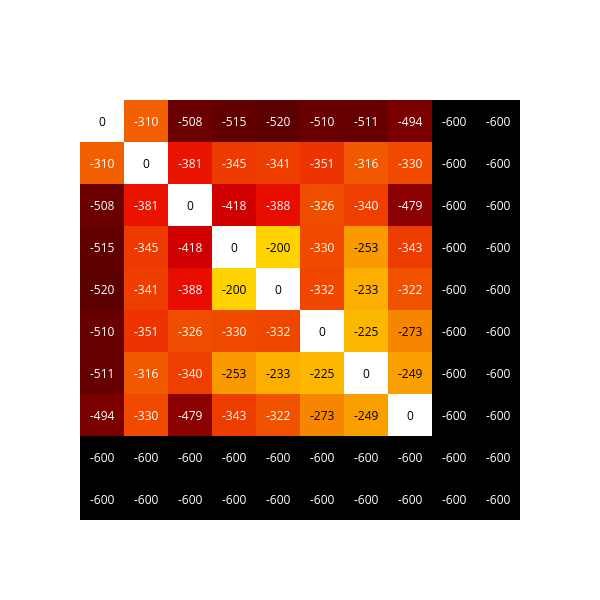

Notebook source saved alongside this figure:
### Code cell
print('Number of traces in analysis: ', pwds_long.shape[0])
pwds_mean=np.clip(np.round(-np.nanmean(pwds_long, axis=0),0).astype(int),-600,0)

import plotly.figure_factory as ff
fig = ff.create_annotated_heatmap(pwds_mean,colorscale='hot')
fig.update_layout(
    width = 600,
    height = 600,
    yaxis_autorange="reversed"
)
fig.show()

### Figure 1 — Plotly figure (JSON) as saved in the notebook; plotly's stock layout.template omitted (floating-point values rounded to 4 significant figures)
{"data": [{"colorscale": [[0, "rgb(0,0,0)"], [0.3333, "rgb(230,0,0)"], [0.6667, "rgb(255,210,0)"], [1, "rgb(255,255,255)"]], "reversescale": false, "showscale": false, "type": "heatmap", "z": [[0, -310, -508, -515, -520, -510, -511, -494, -600, -600], [-310, 0, -381, -345, -341, -351, -316, -330, -600, -600], [-508, -381, 0, -418, -388, -326, -340, -479, -600, -600], [-515, -345, -418, 0, -200, -330, -253, -343, -600, -600], [-520, -341, -388, -200, 0, -332, -233, -322, -600, -600], [-510, -351, -326, -330, -332, 0, -225, -273, -600, -600], [-511, -316, -340, -253, -233, -225, 0, -249, -600, -600], [-494, -330, -479, -343, -322, -273, -249, 0, -600, -600], [-600, -600, -600, -600, -600, -600, -600, -600, -600, -600], [-600, -600, -600, -600, -600, -600, -600, -600, -600, -600]]}], "layout": {"annotations": [{"font": {"color": "#000000"}, "showarrow": false, "text": "0", "x": 0, "xref": "x", "y": 0, "yref": "y"}, {"font": {"color": "#FFFFFF"}, "showarrow": false, "text": "-310", "x": 1, "xref": "x", "y": 0, "yref": "y"}, {"font": {"color": "#FFFFFF"}, "showarrow": false, "text": "-508", "x": 2, "xref": "x", "y": 0, "yref": "y"}, {"font": {"color": "#FFFFFF"}, "showarrow": false, "text": "-515", "x": 3, "xref": "x", "y": 0, "yref": "y"}, {"font": {"color": "#FFFFFF"}, "showarrow": false, "text": "-520", "x": 4, "xref": "x", "y": 0, "yref": "y"}, {"font": {"color": "#FFFFFF"}, "showarrow": false, "text": "-510", "x": 5, "xref": "x", "y": 0, "yref": "y"}, {"font": {"color": "#FFFFFF"}, "showarrow": false, "text": "-511", "x": 6, "xref": "x", "y": 0, "yref": "y"}, {"font": {"color": "#FFFFFF"}, "showarrow": false, "text": "-494", "x": 7, "xref": "x", "y": 0, "yref": "y"}, {"font": {"color": "#FFFFFF"}, "showarrow": false, "text": "-600", "x": 8, "xref": "x", "y": 0, "yref": "y"}, {"font": {"color": "#FFFFFF"}, "showarrow": false, "text": "-600", "x": 9, "xref": "x", "y": 0, "yref": "y"}, {"font": {"color": "#FFFFFF"}, "showarrow": false, "text": "-310", "x": 0, "xref": "x", "y": 1, "yref": "y"}, {"font": {"color": "#000000"}, "showarrow": false, "text": "0", "x": 1, "xref": "x", "y": 1, "yref": "y"}, {"font": {"color": "#FFFFFF"}, "showarrow": false, "text": "-381", "x": 2, "xref": "x", "y": 1, "yref": "y"}, {"font": {"color": "#FFFFFF"}, "showarrow": false, "text": "-345", "x": 3, "xref": "x", "y": 1, "yref": "y"}, {"font": {"color": "#FFFFFF"}, "showarrow": false, "text": "-341", "x": 4, "xref": "x", "y": 1, "yref": "y"}, {"font": {"color": "#FFFFFF"}, "showarrow": false, "text": "-351", "x": 5, "xref": "x", "y": 1, "yref": "y"}, {"font": {"color": "#FFFFFF"}, "showarrow": false, "text": "-316", "x": 6, "xref": "x", "y": 1, "yref": "y"}, {"font": {"color": "#FFFFFF"}, "showarrow": false, "text": "-330", "x": 7, "xref": "x", "y": 1, "yref": "y"}, {"font": {"color": "#FFFFFF"}, "showarrow": false, "text": "-600", "x": 8, "xref": "x", "y": 1, "yref": "y"}, {"font": {"color": "#FFFFFF"}, "showarrow": false, "text": "-600", "x": 9, "xref": "x", "y": 1, "yref": "y"}, {"font": {"color": "#FFFFFF"}, "showarrow": false, "text": "-508", "x": 0, "xref": "x", "y": 2, "yref": "y"}, {"font": {"color": "#FFFFFF"}, "showarrow": false, "text": "-381", "x": 1, "xref": "x", "y": 2, "yref": "y"}, {"font": {"color": "#000000"}, "showarrow": false, "text": "0", "x": 2, "xref": "x", "y": 2, "yref": "y"}, {"font": {"color": "#FFFFFF"}, "showarrow": false, "text": "-418", "x": 3, "xref": "x", "y": 2, "yref": "y"}, {"font": {"color": "#FFFFFF"}, "showarrow": false, "text": "-388", "x": 4, "xref": "x", "y": 2, "yref": "y"}, {"font": {"color": "#FFFFFF"}, "showarrow": false, "text": "-326", "x": 5, "xref": "x", "y": 2, "yref": "y"}, {"font": {"color": "#FFFFFF"}, "showarrow": false, "text": "-340", "x": 6, "xref": "x", "y": 2, "yref": "y"}, {"font": {"color": "#FFFFFF"}, "showarrow": false, "text": "-479", "x": 7, "xref": "x", "y": 2, "yref": "y"}, {"font": {"color": "#FFFFFF"}, "showarrow": false, "text": "-600", "x": 8, "xref": "x", "y": 2, "yref": "y"}, {"font": {"color": "#FFFFFF"}, "showarrow": false, "text": "-600", "x": 9, "xref": "x", "y": 2, "yref": "y"}, {"font": {"color": "#FFFFFF"}, "showarrow": false, "text": "-515", "x": 0, "xref": "x", "y": 3, "yref": "y"}, {"font": {"color": "#FFFFFF"}, "showarrow": false, "text": "-345", "x": 1, "xref": "x", "y": 3, "yref": "y"}, {"font": {"color": "#FFFFFF"}, "showarrow": false, "text": "-418", "x": 2, "xref": "x", "y": 3, "yref": "y"}, {"font": {"color": "#000000"}, "showarrow": false, "text": "0", "x": 3, "xref": "x", "y": 3, "yref": "y"}, {"font": {"color": "#000000"}, "showarrow": false, "text": "-200", "x": 4, "xref": "x", "y": 3, "yref": "y"}, {"font": {"color": "#FFFFFF"}, "showarrow": false, "text": "-330", "x": 5, "xref": "x", "y": 3, "yref": "y"}, {"font": {"color": "#000000"}, "showarrow": false, "text": "-253", "x": 6, "xref": "x", "y": 3, "yref": "y"}, {"font": {"color": "#FFFFFF"}, "showarrow": false, "text": "-343", "x": 7, "xref": "x", "y": 3, "yref": "y"}, {"font": {"color": "#FFFFFF"}, "showarrow": false, "text": "-600", "x": 8, "xref": "x", "y": 3, "yref": "y"}, {"font": {"color": "#FFFFFF"}, "showarrow": false, "text": "-600", "x": 9, "xref": "x", "y": 3, "yref": "y"}, {"font": {"color": "#FFFFFF"}, "showarrow": false, "text": "-520", "x": 0, "xref": "x", "y": 4, "yref": "y"}, {"font": {"color": "#FFFFFF"}, "showarrow": false, "text": "-341", "x": 1, "xref": "x", "y": 4, "yref": "y"}, {"font": {"color": "#FFFFFF"}, "showarrow": false, "text": "-388", "x": 2, "xref": "x", "y": 4, "yref": "y"}, {"font": {"color": "#000000"}, "showarrow": false, "text": "-200", "x": 3, "xref": "x", "y": 4, "yref": "y"}, {"font": {"color": "#000000"}, "showarrow": false, "text": "0", "x": 4, "xref": "x", "y": 4, "yref": "y"}, {"font": {"color": "#FFFFFF"}, "showarrow": false, "text": "-332", "x": 5, "xref": "x", "y": 4, "yref": "y"}, {"font": {"color": "#000000"}, "showarrow": false, "text": "-233", "x": 6, "xref": "x", "y": 4, "yref": "y"}, {"font": {"color": "#FFFFFF"}, "showarrow": false, "text": "-322", "x": 7, "xref": "x", "y": 4, "yref": "y"}, {"font": {"color": "#FFFFFF"}, "showarrow": false, "text": "-600", "x": 8, "xref": "x", "y": 4, "yref": "y"}, {"font": {"color": "#FFFFFF"}, "showarrow": false, "text": "-600", "x": 9, "xref": "x", "y": 4, "yref": "y"}, {"font": {"color": "#FFFFFF"}, "showarrow": false, "text": "-510", "x": 0, "xref": "x", "y": 5, "yref": "y"}, {"font": {"color": "#FFFFFF"}, "showarrow": false, "text": "-351", "x": 1, "xref": "x", "y": 5, "yref": "y"}, {"font": {"color": "#FFFFFF"}, "showarrow": false, "text": "-326", "x": 2, "xref": "x", "y": 5, "yref": "y"}, {"font": {"color": "#FFFFFF"}, "showarrow": false, "text": "-330", "x": 3, "xref": "x", "y": 5, "yref": "y"}, {"font": {"color": "#FFFFFF"}, "showarrow": false, "text": "-332", "x": 4, "xref": "x", "y": 5, "yref": "y"}, {"font": {"color": "#000000"}, "showarrow": false, "text": "0", "x": 5, "xref": "x", "y": 5, "yref": "y"}, {"font": {"color": "#000000"}, "showarrow": false, "text": "-225", "x": 6, "xref": "x", "y": 5, "yref": "y"}, {"font": {"color": "#000000"}, "showarrow": false, "text": "-273", "x": 7, "xref": "x", "y": 5, "yref": "y"}, {"font": {"color": "#FFFFFF"}, "showarrow": false, "text": "-600", "x": 8, "xref": "x", "y": 5, "yref": "y"}, {"font": {"color": "#FFFFFF"}, "showarrow": false, "text": "-600", "x": 9, "xref": "x", "y": 5, "yref": "y"}, {"font": {"color": "#FFFFFF"}, "showarrow": false, "text": "-511", "x": 0, "xref": "x", "y": 6, "yref": "y"}, {"font": {"color": "#FFFFFF"}, "showarrow": false, "text": "-316", "x": 1, "xref": "x", "y": 6, "yref": "y"}, {"font": {"color": "#FFFFFF"}, "showarrow": false, "text": "-340", "x": 2, "xref": "x", "y": 6, "yref": "y"}, {"font": {"color": "#000000"}, "showarrow": false, "text": "-253", "x": 3, "xref": "x", "y": 6, "yref": "y"}, {"font": {"color": "#000000"}, "showarrow": false, "text": "-233", "x": 4, "xref": "x", "y": 6, "yref": "y"}, {"font": {"color": "#000000"}, "showarrow": false, "text": "-225", "x": 5, "xref": "x", "y": 6, "yref": "y"}, {"font": {"color": "#000000"}, "showarrow": false, "text": "0", "x": 6, "xref": "x", "y": 6, "yref": "y"}, {"font": {"color": "#000000"}, "showarrow": false, "text": "-249", "x": 7, "xref": "x", "y": 6, "yref": "y"}, {"font": {"color": "#FFFFFF"}, "showarrow": false, "text": "-600", "x": 8, "xref": "x", "y": 6, "yref": "y"}, {"font": {"color": "#FFFFFF"}, "showarrow": false, "text": "-600", "x": 9, "xref": "x", "y": 6, "yref": "y"}, {"font": {"color": "#FFFFFF"}, "showarrow": false, "text": "-494", "x": 0, "xref": "x", "y": 7, "yref": "y"}, {"font": {"color": "#FFFFFF"}, "showarrow": false, "text": "-330", "x": 1, "xref": "x", "y": 7, "yref": "y"}, {"font": {"color": "#FFFFFF"}, "showarrow": false, "text": "-479", "x": 2, "xref": "x", "y": 7, "yref": "y"}, {"font": {"color": "#FFFFFF"}, "showarrow": false, "text": "-343", "x": 3, "xref": "x", "y": 7, "yref": "y"}, {"font": {"color": "#FFFFFF"}, "showarrow": false, "text": "-322", "x": 4, "xref": "x", "y": 7, "yref": "y"}, {"font": {"color": "#000000"}, "showarrow": false, "text": "-273", "x": 5, "xref": "x", "y": 7, "yref": "y"}, {"font": {"color": "#000000"}, "showarrow": false, "text": "-249", "x": 6, "xref": "x", "y": 7, "yref": "y"}, {"font": {"color": "#000000"}, "showarrow": false, "text": "0", "x": 7, "xref": "x", "y": 7, "yref": "y"}, {"font": {"color": "#FFFFFF"}, "showarrow": false, "text": "-600", "x": 8, "xref": "x", "y": 7, "yref": "y"}, {"font": {"color": "#FFFFFF"}, "showarrow": false, "text": "-600", "x": 9, "xref": "x", "y": 7, "yref": "y"}, {"font": {"color": "#FFFFFF"}, "showarrow": false, "text": "-600", "x": 0, "xref": "x", "y": 8, "yref": "y"}, {"font": {"color": "#FFFFFF"}, "showarrow": false, "text": "-600", "x": 1, "xref": "x", "y": 8, "yref": "y"}, {"font": {"color": "#FFFFFF"}, "showarrow": false, "text": "-600", "x": 2, "xref": "x", "y": 8, "yref": "y"}, {"font": {"color": "#FFFFFF"}, "showarrow": false, "text": "-600", "x": 3, "xref": "x", "y": 8, "yref": "y"}, {"font": {"color": "#FFFFFF"}, "showarrow": false, "text": "-600", "x": 4, "xref": "x", "y": 8, "yref": "y"}, {"font": {"color": "#FFFFFF"}, "showarrow": false, "text": "-600", "x": 5, "xref": "x", "y": 8, "yref": "y"}, {"font": {"color": "#FFFFFF"}, "showarrow": false, "text": "-600", "x": 6, "xref": "x", "y": 8, "yref": "y"}, {"font": {"color": "#FFFFFF"}, "showarrow": false, "text": "-600", "x": 7, "xref": "x", "y": 8, "yref": "y"}, {"font": {"color": "#FFFFFF"}, "showarrow": false, "text": "-600", "x": 8, "xref": "x", "y": 8, "yref": "y"}, {"font": {"color": "#FFFFFF"}, "showarrow": false, "text": "-600", "x": 9, "xref": "x", "y": 8, "yref": "y"}, {"font": {"color": "#FFFFFF"}, "showarrow": false, "text": "-600", "x": 0, "xref": "x", "y": 9, "yref": "y"}, {"font": {"color": "#FFFFFF"}, "showarrow": false, "text": "-600", "x": 1, "xref": "x", "y": 9, "yref": "y"}, {"font": {"color": "#FFFFFF"}, "showarrow": false, "text": "-600", "x": 2, "xref": "x", "y": 9, "yref": "y"}, {"font": {"color": "#FFFFFF"}, "showarrow": false, "text": "-600", "x": 3, "xref": "x", "y": 9, "yref": "y"}, {"font": {"color": "#FFFFFF"}, "showarrow": false, "text": "-600", "x": 4, "xref": "x", "y": 9, "yref": "y"}, {"font": {"color": "#FFFFFF"}, "showarrow": false, "text": "-600", "x": 5, "xref": "x", "y": 9, "yref": "y"}, {"font": {"color": "#FFFFFF"}, "showarrow": false, "text": "-600", "x": 6, "xref": "x", "y": 9, "yref": "y"}, {"font": {"color": "#FFFFFF"}, "showarrow": false, "text": "-600", "x": 7, "xref": "x", "y": 9, "yref": "y"}, {"font": {"color": "#FFFFFF"}, "showarrow": false, "text": "-600", "x": 8, "xref": "x", "y": 9, "yref": "y"}, {"font": {"color": "#FFFFFF"}, "showarrow": false, "text": "-600", "x": 9, "xref": "x", "y": 9, "yref": "y"}], "height": 600, "width": 600, "xaxis": {"gridcolor": "rgb(0, 0, 0)", "showticklabels": false, "side": "top", "ticks": ""}, "yaxis": {"autorange": "reversed", "showticklabels": false, "ticks": "", "ticksuffix": "  "}}}
